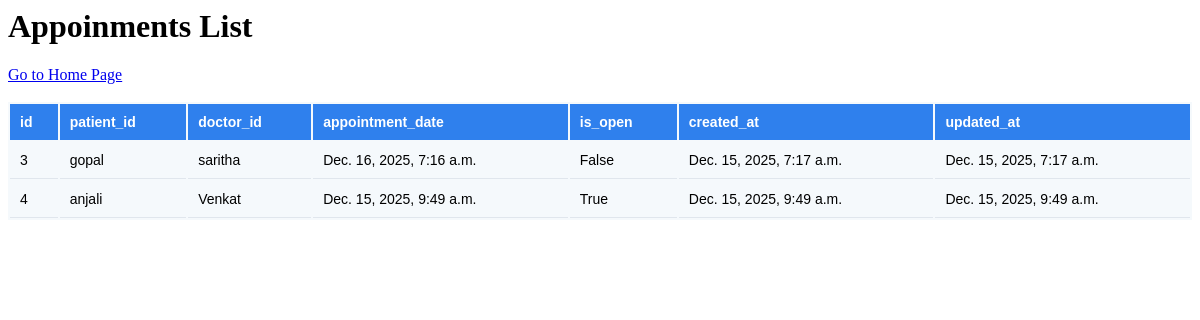
The app's page /appointments/list_appointments/, older data.
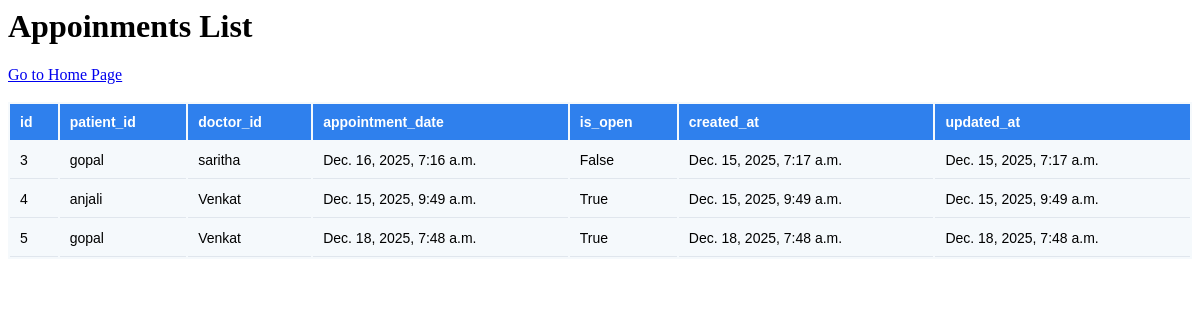
The same page, newer data.
### apps/appointments/models.py (models this page shows, shortened)
class Appointments(models.Model):
    appointment_id = models.AutoField(primary_key=True)
    patient_id = models.ForeignKey(Patient, on_delete=models.SET_NULL, null=True)
    doctor_id = models.ForeignKey(Doctor, on_delete=models.SET_NULL, null=True) # if doctor is deleted this id will be null
    appointment_date = models.DateTimeField()
    is_open = models.BooleanField(default=True) # appointment is completed or not
    created_at = models.DateTimeField(auto_now_add=True)
    updated_at = models.DateTimeField(auto_now=True)

### apps/patients/models.py (models this page shows)
class Patient(models.Model):
    patient_id = models.AutoField(primary_key=True)
    name = models.CharField(max_length=100, null=False)
    phone = models.IntegerField(null=True)
    city = models.CharField(max_length=50, null=True)
    gender = models.CharField(max_length=1,choices=GENDER_CHOICES, null=False, default='Other')
    notes = models.TextField(null=True)
    doctor_id = models.ForeignKey(Doctor, on_delete=models.SET_NULL, null=True)
    created_at = models.DateTimeField(auto_now_add=True)
    updated_at = models.DateTimeField(auto_now=True)
    def __str__(self):
        return self.name

### apps/doctors/models.py (models this page shows)
class Doctor(models.Model):
    id = models.AutoField(primary_key=True)
    name = models.CharField(max_length=100, null=False)
    email = models.CharField(max_length=100, null=True)
    phone = models.IntegerField(null=True)
    city = models.CharField(max_length=50, null=True)
    dept_id = models.ForeignKey(Department, on_delete=models.SET_NULL, null=True)
    created_at = models.DateTimeField(auto_now_add=True)
    updated_at = models.DateTimeField(auto_now=True)
    def __str__(self):
        return self.name

### apps/appointments/views.py (the view)
# urls.py: path('list_appointments/', list_all_appointments, name='list-appointments')
def list_all_appointments(request):
    data = Appointments.objects.all()
    return render(request, 'appointments/list_all_appointments.html', context={'appointments':data})

### apps/appointments/templates/appointments/list_all_appointments.html (shortened to what this page needs)
<html>
<h1>Appoinments List</h1>
<head>
    {% load static %}
    <link rel="stylesheet" href="{% static 'css/table.css' %}">
</head>
<a href="{% url 'home' %}">Go to Home Page</a><br><br>
<table class='hms-table'>
    <thead>
        <tr>
            <th>id</th>
            <th>patient_id</th>
            <th>doctor_id</th>
            <th>appointment_date</th>
            <th>is_open</th>
            <th>created_at</th>
            <th>updated_at</th>
        </tr>
    </thead>
    <tbody>
        {% for a in appointments %}
        <tr>
            <td>{{ a.appointment_id }}</td>
            <td>{{ a.patient_id }}</td>
            <td>{{ a.doctor_id }}</td>
            <td>{{ a.appointment_date }}</td>
            <td>{{ a.is_open }}</td>
            <td>{{ a.created_at }}</td>
            <td>{{ a.updated_at }}</td>
        </tr>
        {% endfor %}
    </tbody>
</table>
</html>

### static/css/table.css (style rules this page uses)
.hms-table { width: 100%; background: #f5f9fc; font-family: Arial, sans-serif; font-size: 14px; }
.hms-table th { background: #2f80ed; color: #fff; padding: 10px; text-align: left; }
.hms-table td { padding: 10px; border-bottom: 1px solid #e0e6ed; }

Row changes from the older to the newer data that the page shows:
added Appointments: appointment_id "5", patient_id "gopal", doctor_id "Venkat", appointment_date "Dec. 18, 2025, 7:48 a.m.", is_open "True", created_at "Dec. 18, 2025, 7:48 a.m.", updated_at "Dec. 18, 2025, 7:48 a.m."
